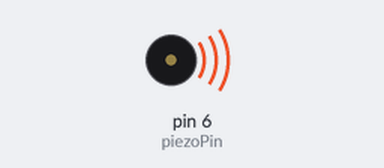
A sketch run on a simulated Arduino Uno, built with avr-gcc and run on an emulated ATmega328P. Parts: buzzer (waves = sounding).

Above: at 0.2 s.
Timing chart, 0 to 3.0 s (numbered marks = the images above):
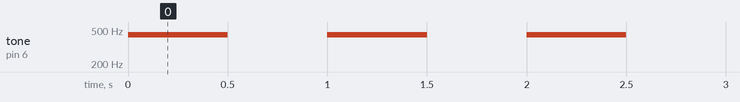

The sketch:

Test_Piezo.ino
```cpp
int piezoPin = 6; // define the digital pin that the piezo is connected to

void setup() {
  // nothing needed here
}

void loop() {
  tone(piezoPin, 440); // play a 440 Hz tone on the piezo
  delay(500); // wait for 500 milliseconds
  noTone(piezoPin); // stop the tone
  delay(500); // wait for 500 milliseconds
}
```

Measured:
- by itself, tone on pin 6 (piezoPin): alternates 440 Hz for 0.50 s and silent for 0.50 s
